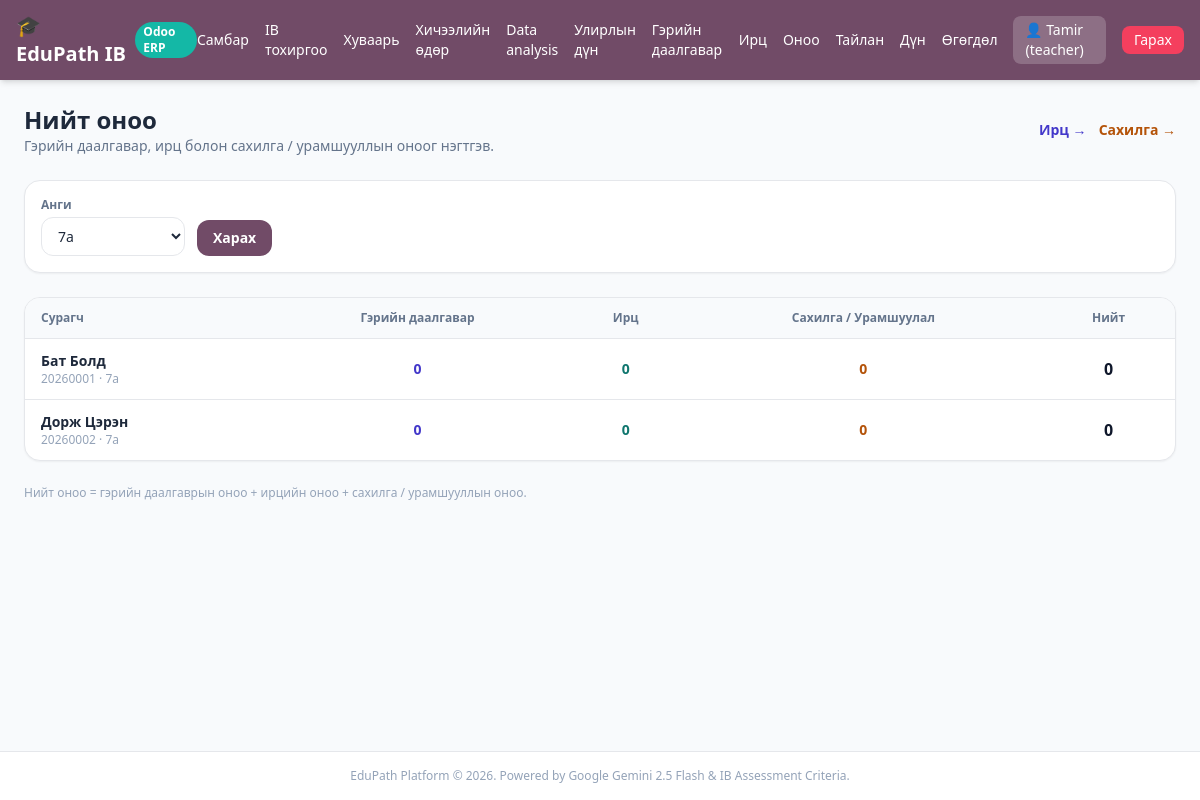
Screenshot of /teacher/scoring (signed in) with the database file from the repository.
### tables this page shows
CREATE TABLE users (
        id INTEGER PRIMARY KEY AUTOINCREMENT,
        username TEXT UNIQUE,
        password TEXT,
        role TEXT,
        gemini_api_key TEXT
    , deepseek_api_key TEXT, grade TEXT, name TEXT, surname TEXT, student_code TEXT, email TEXT, gender TEXT, phone TEXT, instagram TEXT, photo_path TEXT);

### app.py (the view)
@app.get("/teacher/scoring", response_class=HTMLResponse)
def teacher_scoring_page(
    request: Request,
    user: dict = Depends(get_current_user),
    db: sqlite3.Connection = Depends(get_db),
):
    if not user or user["role"] != "teacher":
        return RedirectResponse("/login")
    grades = _grades_with_students(db)
    grade = _resolve_grade(db, request.query_params.get("grade"))
    c = db.cursor()
    c.execute(
        """
        SELECT u.id, u.name, u.surname, u.username, u.grade, u.photo_path,
          COALESCE((SELECT SUM(hs.score) FROM homework_submissions hs
                    WHERE hs.student_id = u.id AND hs.status = 'done'), 0) AS homework_total,
          COALESCE((SELECT SUM(ar.score) FROM attendance_records ar
                    WHERE ar.student_id = u.id), 0) AS attendance_total,
          COALESCE((SELECT SUM(dr.score_delta) FROM discipline_records dr
                    WHERE dr.student_id = u.id), 0) AS discipline_total
        FROM users u
        WHERE u.role = 'student' AND u.grade = ?
        ORDER BY u.surname, u.name
        """,
        (grade,),
    )
    rows = []
    for row in c.fetchall():
        item = dict(row)
        item["total"] = int(item["homework_total"]) + int(item["attendance_total"]) + int(item["discipline_total"])
        rows.append(item)
    return templates.TemplateResponse(
        request=request,
        name="teacher_scoring.html",
        context={"user": user, "grades": grades, "grade": grade, "rows": rows},
    )

### templates/teacher_scoring.html (shortened to what this page needs)
{% extends "base.html" %}
{% block content %}
<div class="space-y-6">
  <div class="flex flex-wrap justify-between items-center gap-3">
    <div>
      <h1 class="text-2xl font-black text-slate-800">Нийт оноо</h1>
      <p class="text-sm text-slate-500">Гэрийн даалгавар, ирц болон сахилга / урамшууллын оноог нэгтгэв.</p>
    </div>
    <div class="flex items-center gap-3 text-sm">
      <a href="/teacher/attendance?grade={{ grade }}" class="font-semibold text-indigo-700 hover:underline">Ирц →</a>
      <a href="/teacher/discipline?grade={{ grade }}" class="font-semibold text-amber-700 hover:underline">Сахилга →</a>
    </div>
  </div>
  <form method="GET" action="/teacher/scoring" class="bg-white p-4 rounded-2xl border shadow-sm flex flex-wrap items-end gap-3">
    <div>
      <label class="block text-xs font-semibold text-slate-500 mb-1">Анги</label>
      <select name="grade" onchange="this.form.submit()" class="px-3 py-2 border rounded-xl text-sm bg-white min-w-36">
        {% for g in grades %}
          <option value="{{ g }}" {% if g == grade %}selected{% endif %}>{{ g }}</option>
        {% endfor %}
      </select>
    </div>
    <button type="submit" class="px-4 py-2 bg-[#714B67] text-white text-sm font-semibold rounded-xl hover:bg-[#5e3e56]">Харах</button>
  </form>
  <div class="bg-white rounded-2xl border shadow-sm overflow-hidden">
    <div class="overflow-x-auto">
      <table class="w-full text-sm">
        <thead class="bg-slate-50 text-xs text-slate-500 border-b">
          <tr>
            <th class="text-left px-4 py-3">Сурагч</th>
            <th class="text-center px-4 py-3">Гэрийн даалгавар</th>
            <th class="text-center px-4 py-3">Ирц</th>
            <th class="text-center px-4 py-3">Сахилга / Урамшуулал</th>
            <th class="text-center px-4 py-3">Нийт</th>
          </tr>
        </thead>
        <tbody class="divide-y">
          {% for r in rows %}
            <tr class="hover:bg-slate-50">
              <td class="px-4 py-3">
                <div class="font-semibold text-slate-800">{{ r.surname or '' }} {{ r.name or r.username }}</div>
                <div class="text-xs text-slate-400">{{ r.username }} · {{ r.grade }}</div>
              </td>
              <td class="text-center px-4 py-3 text-indigo-700 font-semibold">{{ r.homework_total }}</td>
              <td class="text-center px-4 py-3 text-teal-700 font-semibold">{{ r.attendance_total }}</td>
              <td class="text-center px-4 py-3 font-semibold {% if r.discipline_total < 0 %}text-rose-700{% else %}text-amber-700{% endif %}">
                {% if r.discipline_total > 0 %}+{% endif %}{{ r.discipline_total }}
              </td>
              <td class="text-center px-4 py-3 text-base font-black text-slate-900">{{ r.total }}</td>
            </tr>
          {% else %}
            <tr>
              <td colspan="5" class="px-4 py-8 text-center text-sm text-slate-400">Энэ ангид сурагч байхгүй байна.</td>
            </tr>
          {% endfor %}
        </tbody>
      </table>
    </div>
  </div>
  <p class="text-xs text-slate-400">Нийт оноо = гэрийн даалгаврын оноо + ирцийн оноо + сахилга / урамшууллын оноо.</p>
</div>
{% endblock %}

### templates/base.html (shortened to what this page needs)
<!DOCTYPE html>
<html lang="mn">
<head>
  <script src="https://cdn.tailwindcss.com"></script>
</head>
<body class="bg-slate-50 text-slate-800 min-h-screen flex flex-col">
  <nav class="bg-[#714B67] text-white shadow-md">
    <div class="max-w-7xl mx-auto px-4 py-3 flex justify-between items-center">
      <a href="/" class="flex items-center space-x-2 font-bold text-xl">
        <span>🎓 EduPath IB</span>
        <span class="text-xs bg-teal-500 text-white px-2 py-0.5 rounded-full">Odoo ERP</span>
      </a>
      <div class="flex items-center space-x-4 text-sm">
        {% if user %}
          {% if user.role == 'teacher' %}
            <a href="/teacher" class="hover:underline">Самбар</a>
            <a href="/teacher/setup" class="hover:underline">IB тохиргоо</a>
            <a href="/teacher/timetable" class="hover:underline">Хуваарь</a>
            <a href="/teacher/sessions" class="hover:underline">Хичээлийн өдөр</a>
            <a href="/teacher/data-analysis" class="hover:underline">Data analysis</a>
            <a href="/teacher/term-grades" class="hover:underline">Улирлын дүн</a>
            <a href="/teacher/homework" class="hover:underline">Гэрийн даалгавар</a>
            <a href="/teacher/attendance" class="hover:underline">Ирц</a>
            <a href="/teacher/scoring" class="hover:underline">Оноо</a>
            <a href="/teacher/reports" class="hover:underline">Тайлан</a>
            <a href="/scores" class="hover:underline">Дүн</a>
            <a href="/teacher/data-transfer" class="hover:underline">Өгөгдөл</a>
          {% else %}
            <a href="/student" class="hover:underline">Самбар</a>
            <a href="/student/data-analysis" class="hover:underline">Data analysis</a>
            <a href="/student/term-grades" class="hover:underline">Улирлын дүн</a>
            <a href="/student/report" class="hover:underline">Миний тайлан</a>
          {% endif %}
          <span class="bg-white/20 px-3 py-1 rounded-lg">👤 {{ user.name or user.username }} ({{ user.role }})</span>
          <a href="/logout" class="bg-rose-500 hover:bg-rose-600 px-3 py-1 rounded-lg transition">Гарах</a>
        {% endif %}
      </div>
    </div>
  </nav>
  <main class="flex-1 max-w-7xl w-full mx-auto p-6">
    {% block content %}{% endblock %}
  </main>
  <footer class="text-center py-4 text-xs text-slate-400 border-t bg-white">
    EduPath Platform &copy; 2026. Powered by Google Gemini 2.5 Flash & IB Assessment Criteria.
  </footer>
</body>
</html>

### rows the page displays
users: username "Tamir", role "teacher"
users: surname "Бат", name "Болд", username "20260001", grade "7a", homework_total "0", attendance_total "0", discipline_total "0", total "0"
users: surname "Дорж", name "Цэрэн", username "20260002", grade "7a", homework_total "0", attendance_total "0", discipline_total "0", total "0"

### other values shown
form field grade "7a"
